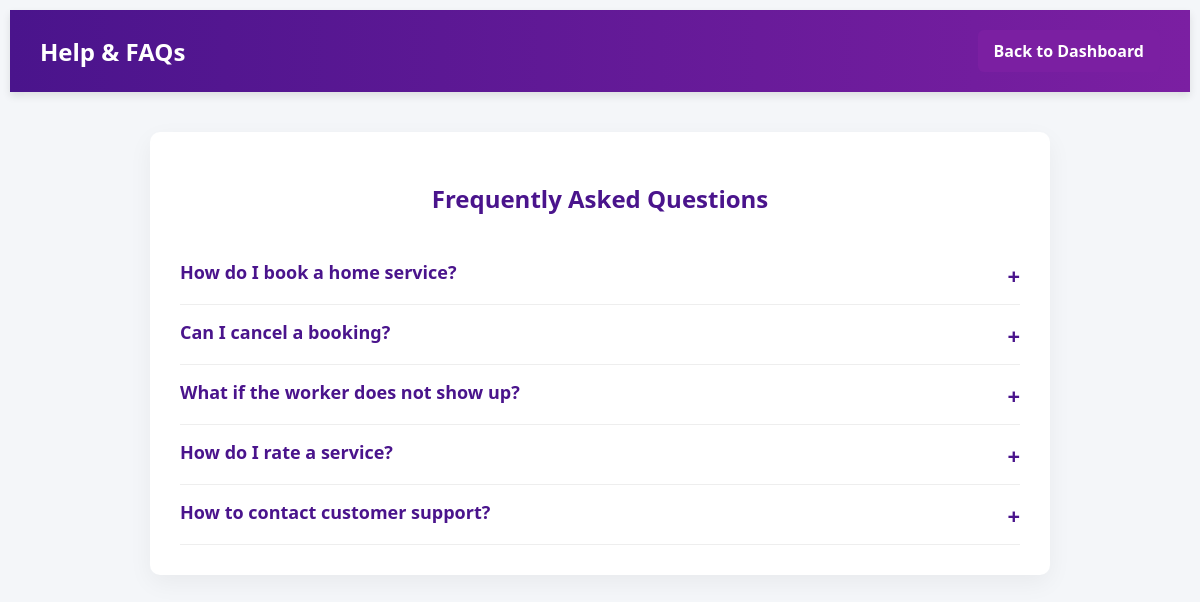
Page /CustomerHelpFAQ.php on the committed database.
### tables this page shows
CREATE TABLE `faqs` (
  `id` int(11) NOT NULL,
  `question` text NOT NULL,
  `answer` text NOT NULL
);

### CustomerHelpFAQ.php (the view, shortened to what this page needs)
<?php
$servername = "localhost";
$username = "root";
$password = "";
$dbname = "home_service_db";
$conn = new mysqli($servername, $username, $password, $dbname);
$faq_result = $conn->query("SELECT * FROM faqs ORDER BY id ASC");
?>
<!DOCTYPE html>
<html lang="en">
<head>
</head>
<body>
<header>
    <h1>Help & FAQs</h1>
    <a href="CustomerDashboard1.php" class="dashboard-btn">Back to Dashboard</a>
</header>
<div class="faq-container">
    <h2>Frequently Asked Questions</h2>
    <?php if ($faq_result && $faq_result->num_rows > 0): ?>
        <?php while ($row = $faq_result->fetch_assoc()): ?>
            <div class="faq-item">
                <div class="faq-question"><?= htmlspecialchars($row['question']) ?></div>
            </div>
        <?php endwhile; ?>
    <?php else: ?>
        <p>No FAQs found.</p>
    <?php endif; ?>
</div>
</body>
</html>

### CustomerHelpFAQ.php (style rules this page uses)
:root { --primary: #4a148c; --secondary: #7b1fa2; --bg: #f4f6f9; --white: #ffffff; --text: #333; }
* { box-sizing: border-box; }
body { margin: 0; padding: 10px; font-family: 'Segoe UI', Tahoma, sans-serif; background-color: var(--bg); color: var(--text); }
header { background: linear-gradient(to right, var(--primary), var(--secondary)); color: var(--white); padding: 20px 30px; display: flex; justify-content: space-between; align-items: center; box-shadow: 0 4px 8px rgba(0,0,0,0.1); }
header h1 { font-size: 24px; margin: 0; }
.dashboard-btn { background: #7b1fa2; color: white; padding: 10px 16px; border-radius: 6px; text-decoration: none; font-weight: bold; transition: 0.3s; }
.faq-container { max-width: 900px; margin: 40px auto; background: var(--white); padding: 30px; border-radius: 10px; box-shadow: 0 8px 24px rgba(0,0,0,0.05); }
.faq-container h2 { text-align: center; color: var(--primary); margin-bottom: 30px; }
.faq-item { border-bottom: 1px solid #eee; padding: 15px 0; }
.faq-question { font-size: 18px; font-weight: 600; cursor: pointer; position: relative; padding-right: 30px; color: var(--primary); }
.faq-question::after { content: "+"; position: absolute; right: 0; font-size: 22px; transition: transform 0.3s ease; }

### rows in the picture
faqs: question "How do I book a home service?"
faqs: question "Can I cancel a booking?"
faqs: question "What if the worker does not show up?"
faqs: question "How do I rate a service?"
faqs: question "How to contact customer support?"
